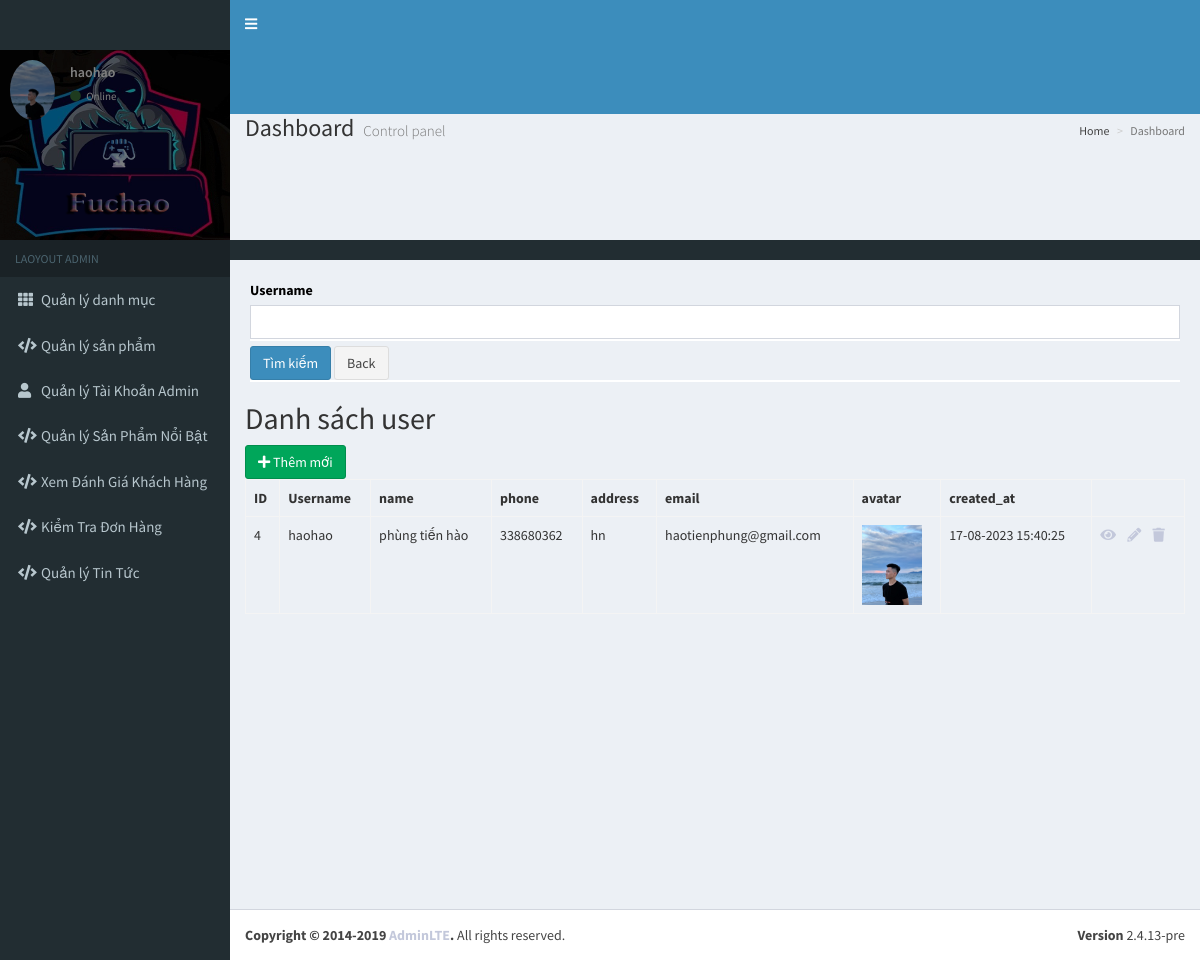
The page /Backend/index.php?controller=user&action=index (signed in) on the database its author committed.
### tables this page shows
CREATE TABLE `users` (
  `id` int(11) NOT NULL,
  `username` varchar(255) DEFAULT NULL,
  `password` varchar(255) DEFAULT NULL,
  `name` varchar(255) DEFAULT NULL,
  `phone` int(11) DEFAULT NULL,
  `address` varchar(255) DEFAULT NULL,
  `email` varchar(255) DEFAULT NULL,
  `avatar` varchar(255) DEFAULT NULL,
  `created_at` timestamp NOT NULL DEFAULT current_timestamp()
);

### Backend/controllers/Controller.php (called while the page is built, shortened)
<?php
class Controller
{
    public function render($file, $variables = []) {
        extract($variables);
        require $file;
        $render_view = ob_get_clean();
        return $render_view;
    }
}

### Backend/controllers/UserController.php (called while the page is built, shortened)
<?php
require_once 'controllers/Controller.php';
require_once 'models/User.php';
class UserController extends Controller {
    public function index(){
        $user_model = new User();
        $page = isset($_GET['page']) ? $_GET['page'] : 1;
        $total = $user_model->getTotal();
        $query_additional = '';
        $params = [
            'total' => $total,
            'limit' => 5,
            'query_string' => 'page',
            'controller' => 'user',
            'action' => 'index',
                'page' => $page,
            'query_additional' => $query_additional
        ];
        $pagination = new Pagination($params);
        $pages = $pagination->getPagination();
        $users = $user_model->getAllPagination($params);
     $this->content = $this->render('views/users/index.php', [
            'users' => $users,
            'pages' => $pages,
        ]);
        require_once 'views/layouts/main.php';
    }
}

### Backend/index.php (called while the page is built, shortened)
<?php
$action = isset($_GET['action']) ? $_GET['action'] : 'index';
$object = new $controller();
$object->$action();
?>

### Backend/Models/User.php (called while the page is built, shortened)
<?php
require_once 'models/Model.php';
class User extends Model {
    public $str_search;
    public function getAllPagination($params = [])
    {
        $limit = $params['limit'];
        $page = $params['page'];
        $start = ($page - 1) * $limit;
        $obj_select = $this->connection
            ->prepare("SELECT * FROM users WHERE TRUE $this->str_search
              ORDER BY created_at DESC
              LIMIT $start, $limit");
        $obj_select->execute();
        $users = $obj_select->fetchAll(PDO::FETCH_ASSOC);
        return $users;
    }
}

### Backend/Models/Model.php (called while the page is built, shortened)
<?php
class Model {
    public function __construct() {
        try {
            $this->connection = new PDO(Database::DB_DSN, Database::DB_USERNAME, Database::DB_PASSWORD);
        } catch (PDOException $e) {
            die("Kết nối CSDL theo PDO thất bại: " . $e->getMessage());
        }
    }
}

### Backend/views/users/index.php (the view, shortened to what this page needs)
<form method="GET" action="">
    <div class="form-group">
        <label for="username" style="color:black">Username</label>
        <input style="color:black" type="text" name="username" id="username"
               value="<?php echo isset($_GET['username']) ? $_GET['username'] : '' ?>" class="form-control"/>
    </div>
    <div class="form-group">
        <input type="submit" value="Tìm kiếm" name="search" class="btn btn-primary"/>
        <a href="index.php?controller=user" class="btn btn-default">Back</a>
    </div>
</form>
<h2>Danh sách user</h2>
<a href="index.php?controller=user&action=create" class="btn btn-success">
    <i class="fa fa-plus"></i> Thêm mới
</a>
<table class="table table-bordered">
    <tr>
        <th>ID</th>
        <th>Username</th>
        <th>name</th>
        <th>phone</th>
        <th>address</th>
        <th>email</th>
        <th>avatar</th>
        <th>created_at</th>
        <th></th>
    </tr>
    <?php if (!empty($users)): ?>
        <?php foreach ($users as $user): ?>
            <tr>
                <td><?php echo $user['id'] ?></td>
                <td><?php echo $user['username'] ?></td>
                <td><?php echo $user['name'] ?></td>
                <td><?php echo $user['phone'] ?></td>
                <td><?php echo $user['address'] ?></td>
                <td><?php echo $user['email'] ?></td>
                <td>
                    <?php if (!empty($user['avatar'])): ?>
                        <img height="80" src="assets/uploads/<?php echo $user['avatar'] ?>">
                    <?php endif; ?>
                </td>
                <td><?php echo date('d-m-Y H:i:s', strtotime($user['created_at'])) ?></td>
                <td>
                    <?php
                    $url_detail = "index.php?controller=user&action=detail&id=" . $user['id'];
                    $url_update = "index.php?controller=user&action=update&id=" . $user['id'];
                    $url_delete = "index.php?controller=user&action=delete&id=" . $user['id'];
                    ?>
                    <a title="Chi tiết" href="<?php echo $url_detail ?>"><i class="fa fa-eye"></i></a> &nbsp;&nbsp;
                    <a title="Update" href="<?php echo $url_update ?>"><i class="fa fa-pencil-alt"></i></a> &nbsp;&nbsp;
                    <a title="Xóa" href="<?php echo $url_delete ?>" onclick="return confirm('Are you sure delete?')"><i
                            class="fa fa-trash"></i></a>
                </td>
            </tr>
        <?php endforeach; ?>
    <?php else: ?>
    <?php endif; ?>
</table>

### Backend/assets/css/style.css (style rules this page uses)
.form-group { border-bottom: 2px solid #fff; color:#fff; margin:5px; }
label { color: black; }

### rows shown on the page
users: id "4", username "haohao", name "phùng tiến hào", phone "338680362", address "hn", email "haotienphung@gmail.com", avatar (picture), created_at "17-08-2023 15:40:25"

### other values the page prints
$username "haohao"
